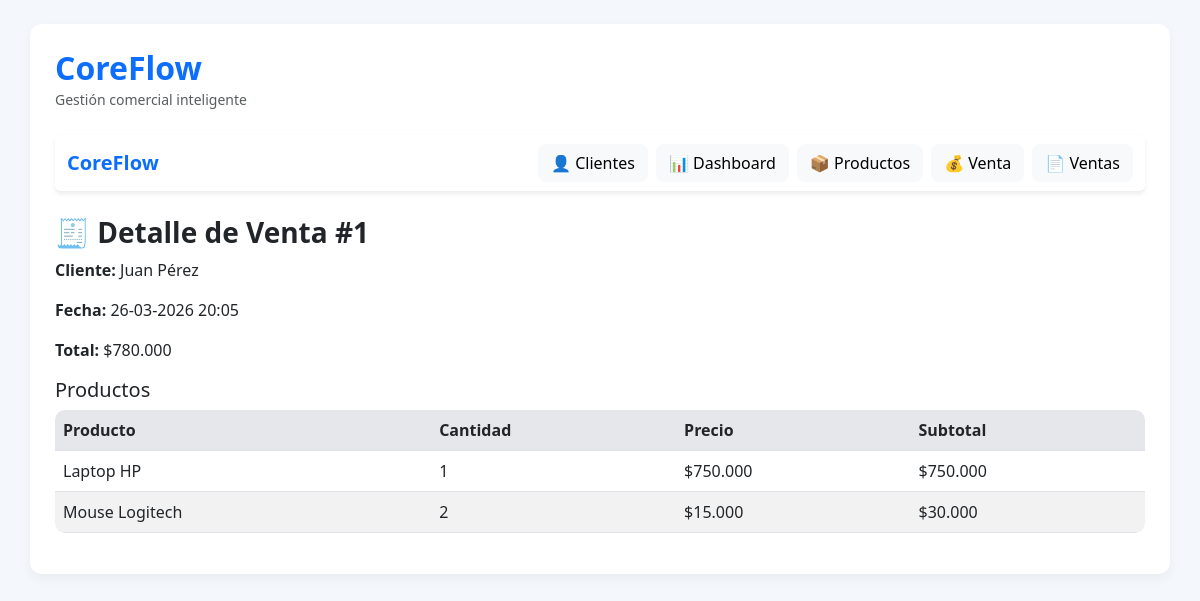
The page /venta/1 on the database its author committed.
### models.py (models this page shows, shortened)
class Venta(db.Model):
    __tablename__ = 'ventas'
    id = db.Column(db.Integer, primary_key=True)
    cliente_id = db.Column(db.Integer, db.ForeignKey('clientes.id'), nullable=False)
    fecha = db.Column(db.DateTime, default=datetime.utcnow)
    total = db.Column(db.Float, default=0)
    cliente = db.relationship('Cliente', backref='ventas')

class Cliente(db.Model):
    __tablename__ = 'clientes'
    id = db.Column(db.Integer, primary_key=True)
    nombre = db.Column(db.String(100), nullable=False)
    email = db.Column(db.String(120))
    telefono = db.Column(db.String(50))
    empresa = db.Column(db.String(100))
    fecha_creacion = db.Column(db.DateTime, default=datetime.utcnow)
    interacciones = db.relationship('Interaccion', backref='cliente', lazy=True)

class DetalleVenta(db.Model):
    __tablename__ = 'detalle_ventas'
    id = db.Column(db.Integer, primary_key=True)
    venta_id = db.Column(db.Integer, db.ForeignKey('ventas.id'), nullable=False)
    producto_id = db.Column(db.Integer, db.ForeignKey('productos.id'), nullable=False)
    cantidad = db.Column(db.Integer, nullable=False)
    precio_unitario = db.Column(db.Float, nullable=False)
    venta = db.relationship('Venta', backref='detalles')
    producto = db.relationship('Producto')

class Producto(db.Model):
    __tablename__ = 'productos'
    id = db.Column(db.Integer, primary_key=True)
    sku = db.Column(db.String(50), unique=True, nullable=True)
    nombre = db.Column(db.String(100), nullable=False, index=True)
    descripcion = db.Column(db.Text)
    categoria = db.Column(db.String(80), index=True)
    unidad_medida = db.Column(db.String(20), default='u')
    precio = db.Column(db.Float, nullable=False)
    stock = db.Column(db.Integer, default=0)
    stock_minimo = db.Column(db.Integer, default=0)
    estado = db.Column(db.String(20), default='activo')
    fecha_actualizacion = db.Column(db.DateTime, default=datetime.utcnow, onupdate=datetime.utcnow)

### app.py (the view)
@app.route('/venta/<int:id>')
def detalle_venta(id):
    venta = Venta.query.get_or_404(id)
    return render_template('venta_detalle.html', venta=venta)

### app.py (called while the page is built)
@app.template_filter('clp')
def format_clp(value):
    return f"${value:,.0f}".replace(",", ".")

@app.template_filter('fecha')
def format_fecha(value):
    return value.strftime('%d-%m-%Y %H:%M')

### templates/venta_detalle.html
{% extends 'base.html' %}
{% block content %}
<h3>🧾 Detalle de Venta #{{ venta.id }}</h3>
<p><strong>Cliente:</strong> {{ venta.cliente.nombre }}</p>
<p><strong>Fecha:</strong> {{ venta.fecha | fecha }}</p>
<p><strong>Total:</strong> {{ venta.total | clp }}</p>
<h5>Productos</h5>
<div class="table-responsive">
    <table class="table table-striped">
        <tr>
            <th>Producto</th>
            <th>Cantidad</th>
            <th>Precio</th>
            <th>Subtotal</th>
        </tr>
        {% for d in venta.detalles %}
        <tr>
            <td>{{ d.producto.nombre }}</td>
            <td>{{ d.cantidad }}</td>
            <td>{{ d.precio_unitario | clp }}</td>
            <td>{{ (d.cantidad * d.precio_unitario) | clp }}</td>
        </tr>
        {% endfor %}
    </table>
</div>
{% endblock %}

### static/styles.css (style rules this page uses)
body { background-color: #f4f7fb; font-family: 'Segoe UI', Tahoma, Geneva, Verdana, sans-serif; }
.table { background: white; border-radius: 10px; overflow: hidden; }
.table th { background-color: #f1f3f6; font-weight: 600; }
h2, h3 { font-weight: 600; }

### rows shown on the page
Venta: id "1", fecha|fecha "26-03-2026 20:05", total|clp "$780.000"
Cliente: cliente.nombre "Juan Pérez"
DetalleVenta: producto.nombre "Laptop HP", cantidad "1", precio_unitario|clp "$750.000", (d.cantidad*d.precio_unitario)|clp "$750.000"
DetalleVenta: producto.nombre "Mouse Logitech", cantidad "2", precio_unitario|clp "$15.000", (d.cantidad*d.precio_unitario)|clp "$30.000"
